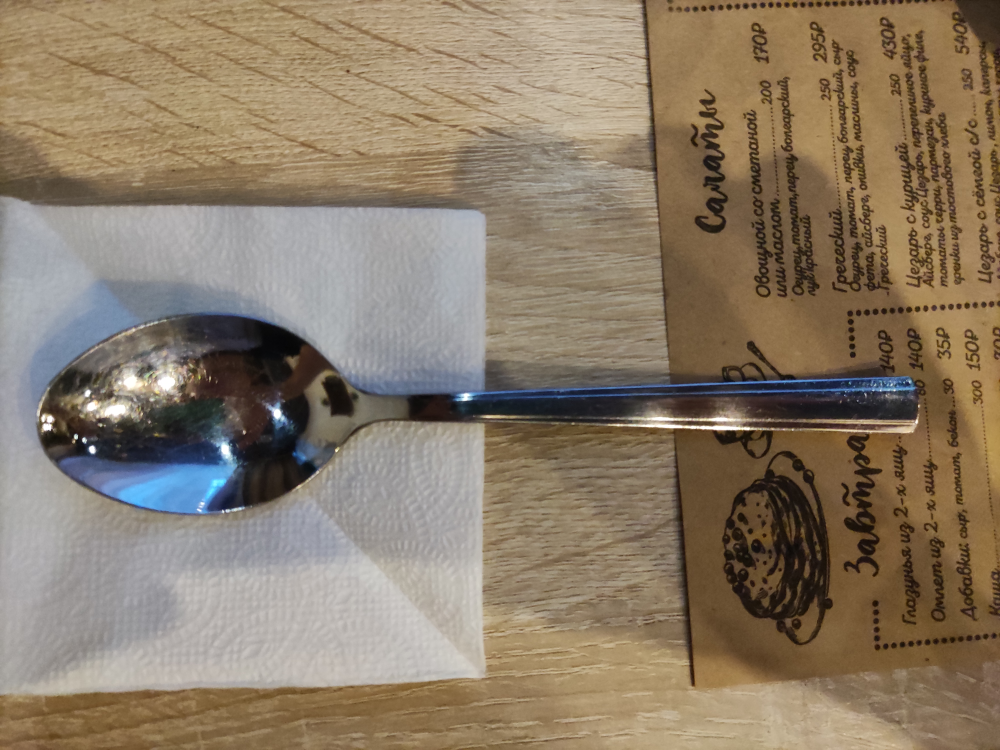
#> input picture Dataset_origin/spoon/IMG_20211117_083555.jpg, 4000 x 3000 px, found by its file name (shown at 1/4 size)
$ jupyter execute --allow-errors Untitled.ipynb
#> lines starting #> are read from the running program, lines starting #| are printed output that depends on the picture; after the words box and inside, x2 and y2 are one past the last pixel; in counts of white or black regions, pixels touching at a corner belong together
[cell 1]
import numpy as np
import os
import cv2
import matplotlib.pyplot as plt
from skimage.transform import rotate
from skimage.feature import hog
from skimage.exposure import rescale_intensity

import pandas as pd

[cell 2]
dir = './Dataset'

[cell 3]
# создадим датафрем с нашими данными.

name = []
for dirname, _, filenames in os.walk(dir):
    for filename in filenames:
      name.append([dirname.split('/')[-1], os.path.join(dirname, filename)])
#> pass 2 of the loop `for dirname, _, filenames in os.walk(dir):`:
#> pass 3 of the loop `for dirname, _, filenames in os.walk(dir):`:
#> the loop made 5 passes; the first 3 are shown

df = pd.DataFrame(columns = ['category', 'way'], data = name)
df.shape

[cell 4]
# заменим категриальные признаки на числовые
slovar = {}
my_list = df['category'].unique()
for counter, value in enumerate(my_list):
  slovar[value] = counter

df['category'] = df['category'].map(slovar)

[cell 5]
df.head()

Попробуем предобработать одно из изображений

Посмотрим на него (будем использовать ч/б вариант изображения)

[cell 6]
file_name = "./Dataset/spoon/IMG_20211117_083555.jpg"

img = cv2.imread(file_name, cv2.IMREAD_GRAYSCALE)
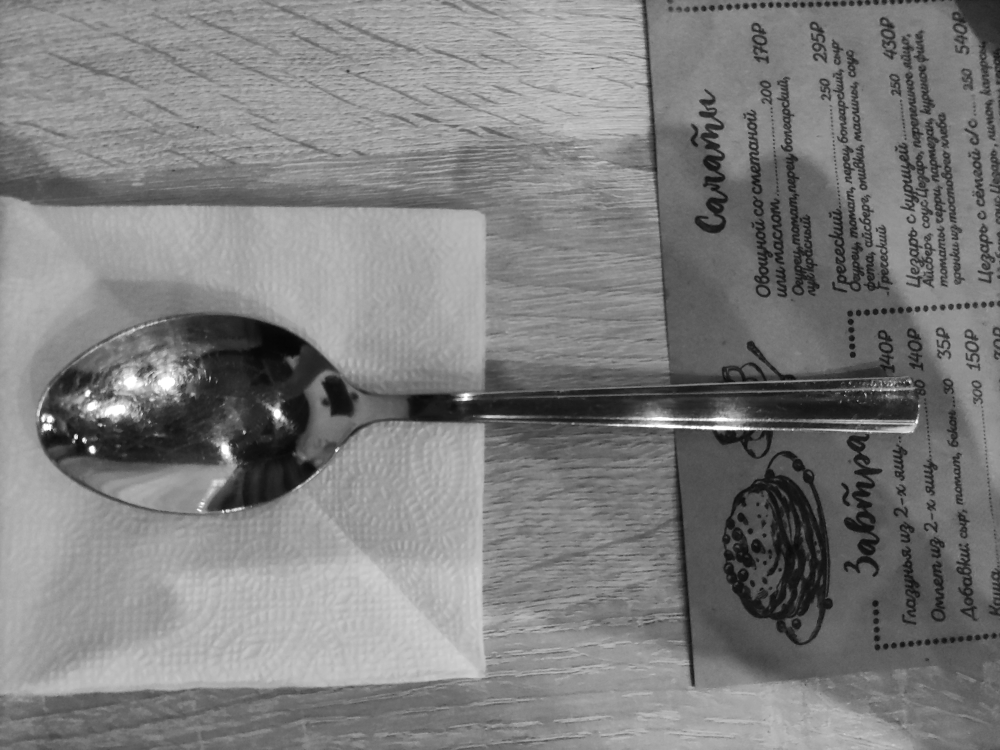
#> img: shape (3000, 4000) (shown at 1/4 size); min 0, max 255, mean 125.8

print(f"Shape of source image {img.shape}")
#| Shape of source image (3000, 4000)
plt.imshow(img, cmap="gray")

Затем применим фильтр Гаусса для сглаживания, и уменьшим его

[cell 7]
# размытие (сглаживание)
img = cv2.GaussianBlur(img, (15, 15), 3)

# уменьшим размер
img = cv2.resize(img, (64, 64))
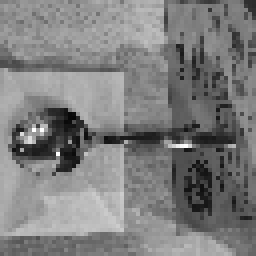
#> img: shape (64, 64) (shown 4 times larger); min 7, max 255, mean 125.8

# нормализуем интенсивности от 0 до 255
img = cv2.normalize(img, None, 0, 255, norm_type=cv2.NORM_MINMAX)
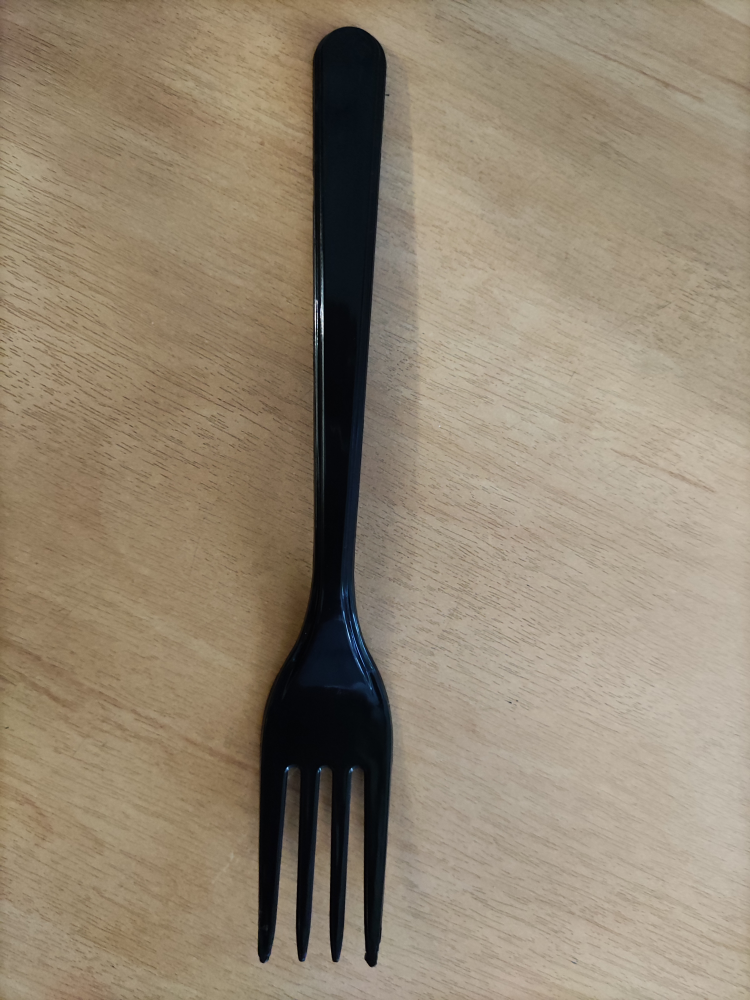
#> input picture Dataset_origin/fork/IMG_20211118_154738.jpg, 3000 x 4000 px, found by its file name (shown at 1/4 size)
#> `img = cv2.imread(f, cv2.IMREAD_GRAYSCALE)`:
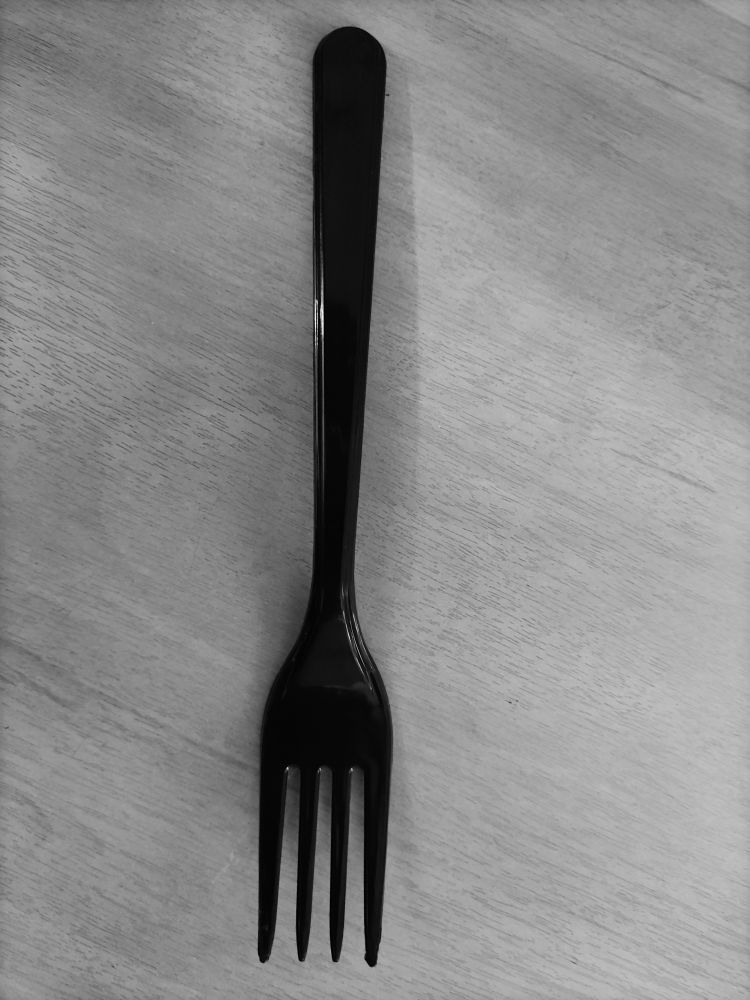
#> img: shape (4000, 3000) (shown at 1/4 size); min 0, max 255, mean 135.8

plt.imshow(img, cmap="gray")

[cell 8]
def prepare(image):
    img = image

    # размытие (сглаживание)
    img = cv2.GaussianBlur(img, (15, 15), 3)

    # уменьшим размер
    img = cv2.resize(img, (64, 64))
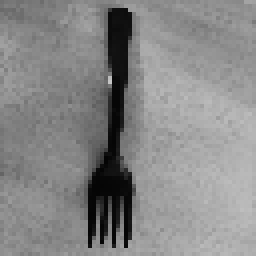
#> img: shape (64, 64) (shown 4 times larger); min 4, max 196, mean 135.9

    # нормализуем интенсивности от 0 до 255
    img = cv2.normalize(img, None, 0, 255, norm_type=cv2.NORM_MINMAX)
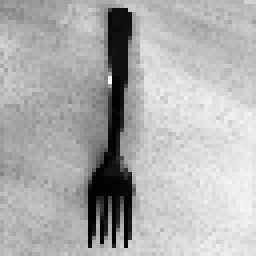
#> img: shape (64, 64) (shown 4 times larger); min 0, max 255, mean 175.1

    # сегментация с адаптивным порогом (среднее)
    img = cv2.adaptiveThreshold(img, 255, cv2.ADAPTIVE_THRESH_GAUSSIAN_C, cv2.THRESH_BINARY, 17, 12)
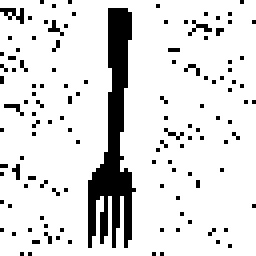
#> img: shape (64, 64) (shown 4 times larger); 87.2% white; 122 black regions (121 under 20 px), largest, box (x1, y1, x2, y2) and area: (22, 2, 34, 62) 337

    # уберем шум с помощью медианного фильтра
    img = cv2.medianBlur(img, 3)
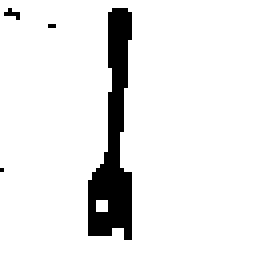
#> img: shape (64, 64) (shown 4 times larger); 91.4% white; 4 black regions (3 under 20 px), largest, box (x1, y1, x2, y2) and area: (22, 2, 33, 60) 344
#> pass 2 of the loop `for f in file_list:`:
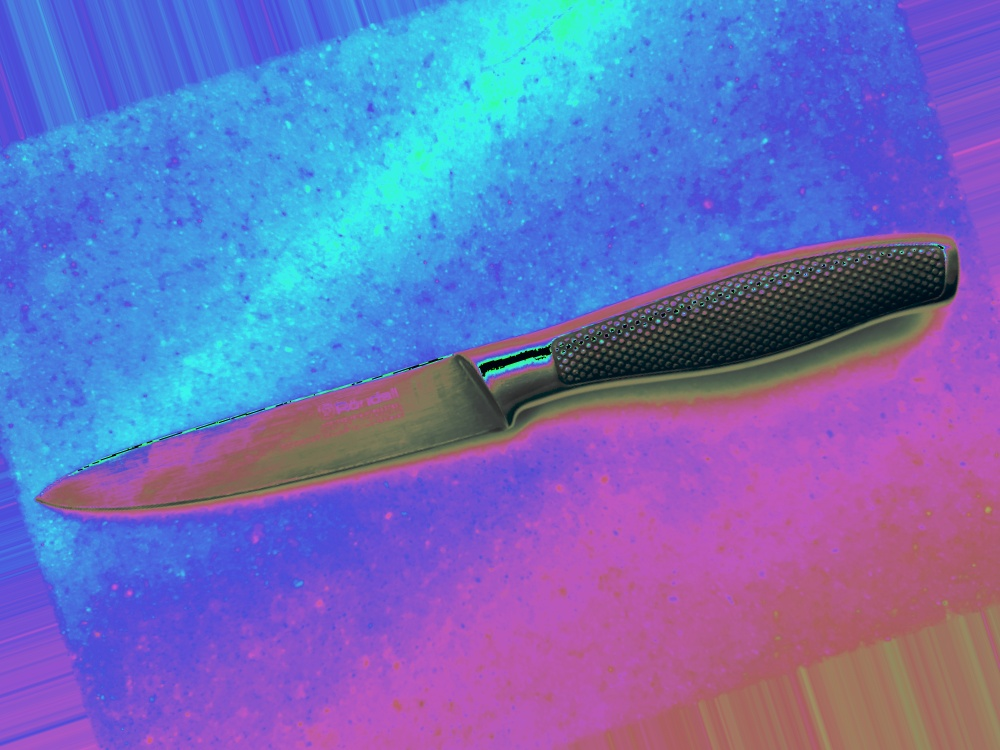
#> input picture Dataset/knife/IMG_20211120_174337_1.jpg, 1000 x 750 px
#> in prepare (call 2), `img = cv2.adaptiveThreshold(img, 255, cv2.ADAPTIVE_THRESH_GAUSSIAN_C, ..`:
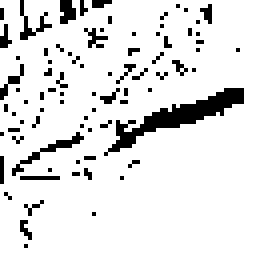
#> img: shape (64, 64) (shown 4 times larger); 88.8% white; black in thin lines or dots
#> in prepare (call 2), `img = cv2.medianBlur(img, 3)`:
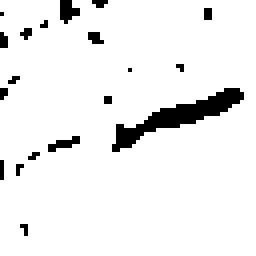
#> img: shape (64, 64) (shown 4 times larger); 93.6% white; 19 black regions (17 under 20 px), largest, box (x1, y1, x2, y2) and area: (28, 22, 61, 38) 154, (15, 0, 20, 6) 20
#> pass 3 of the loop `for f in file_list:`:
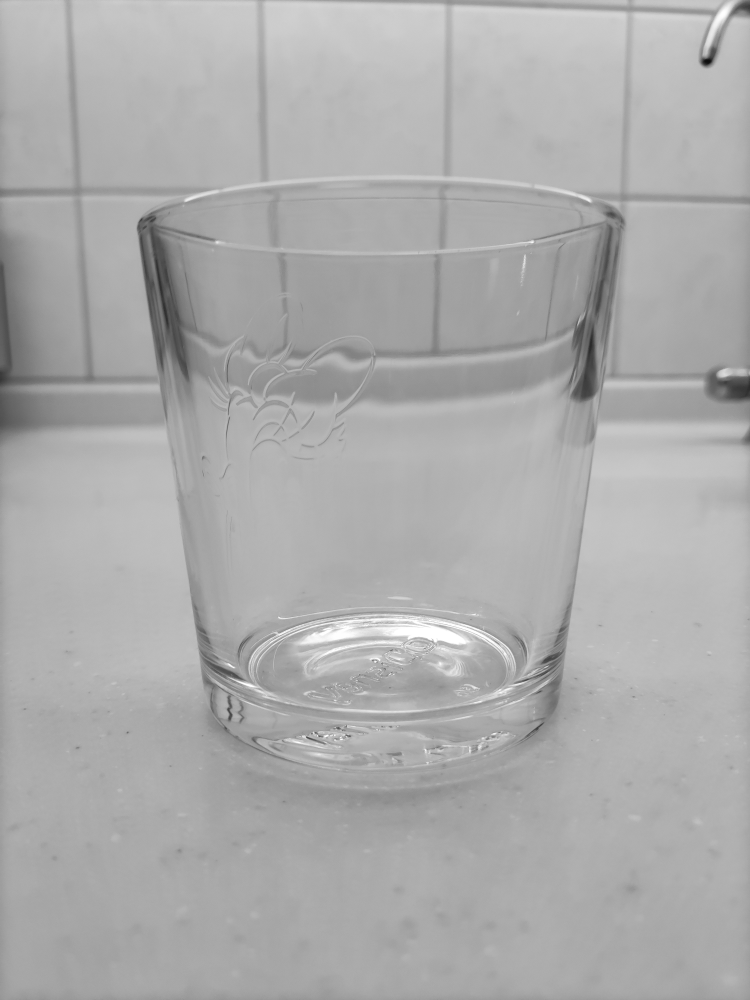
#> input picture Dataset/glass/IMG_20211120_173754.jpg, 3000 x 4000 px (shown at 1/4 size)
#> img is the input picture: shape (4000, 3000); min 8, max 255, mean 171.8
#> in prepare (call 3), `img = cv2.adaptiveThreshold(img, 255, cv2.ADAPTIVE_THRESH_GAUSSIAN_C, ..`:
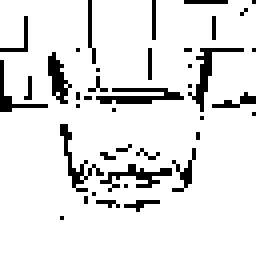
#> img: shape (64, 64) (shown 4 times larger); 89.4% white; black in thin lines or dots, all inside (x1, y1, x2, y2) = (0, 0, 64, 55)
#> in prepare (call 3), `img = cv2.medianBlur(img, 3)`:
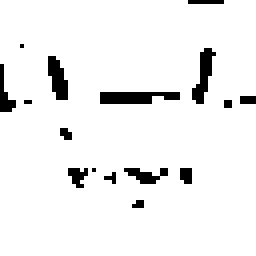
#> img: shape (64, 64) (shown 4 times larger); 94.1% white; black in thin lines or dots, all inside (x1, y1, x2, y2) = (0, 0, 64, 52)

    return img


file_list = ["./Dataset/fork/IMG_20211118_154738.jpg","./Dataset/knife/IMG_20211120_174337_1.jpg",
             "./Dataset/glass/IMG_20211120_173754.jpg", "./Dataset/cup/IMG_20211117_085845_2.jpg",
             "./Dataset/spoon/IMG_20211117_083555_0.jpg", "./Dataset/plate/IMG_20211118_092107_0.jpg"]

images = []
titles = []

#> (the rest of this cell did not finish here and is left out)
